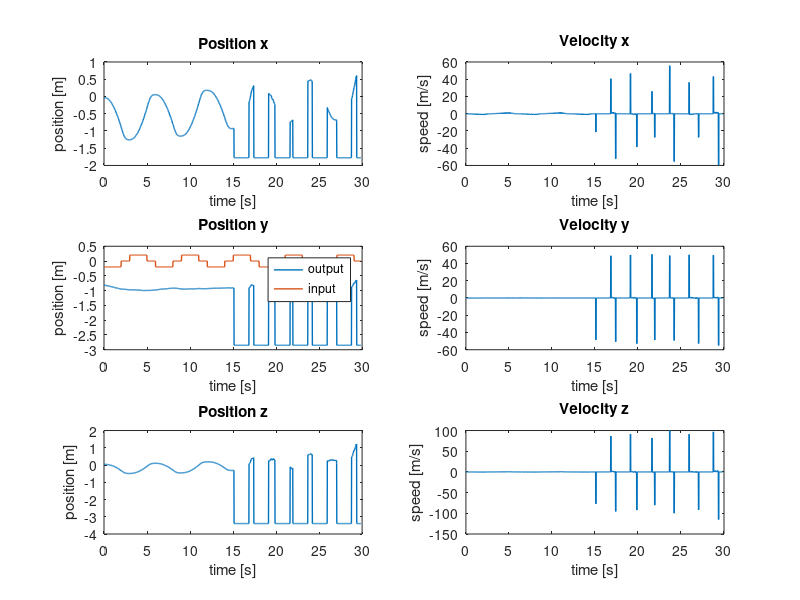
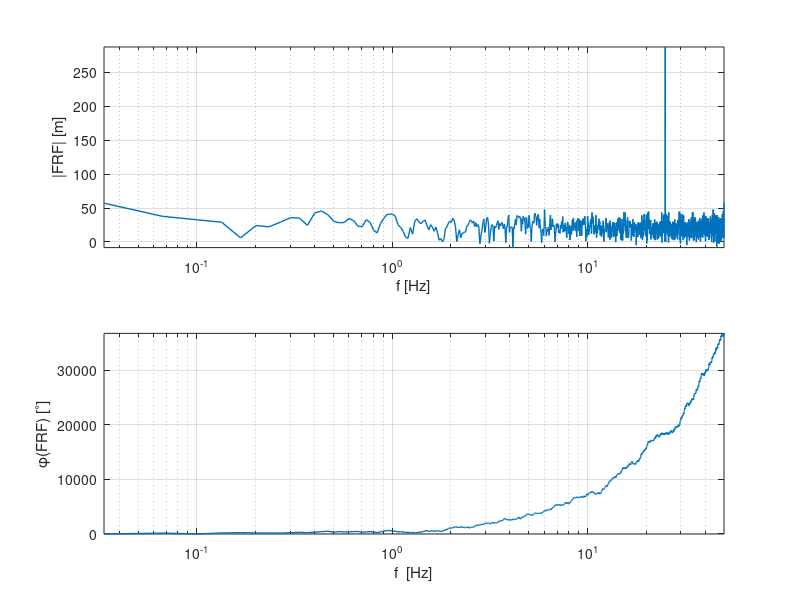
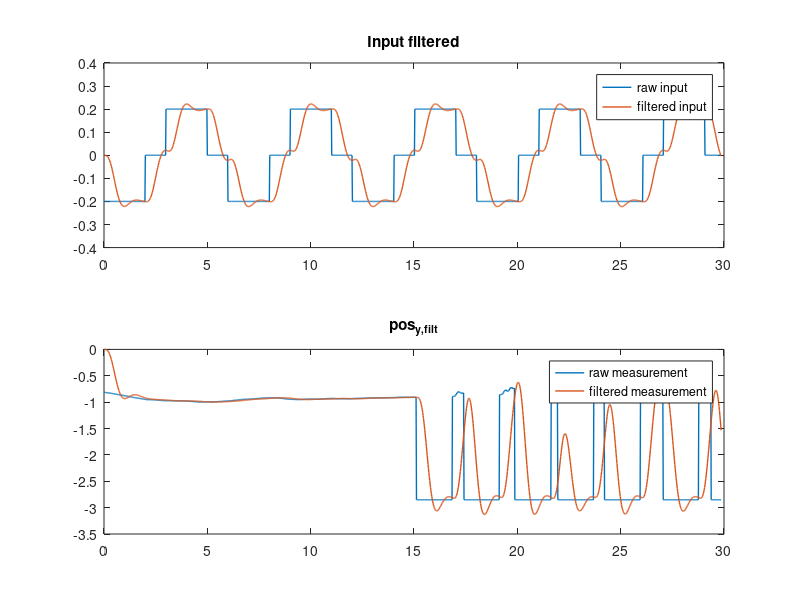
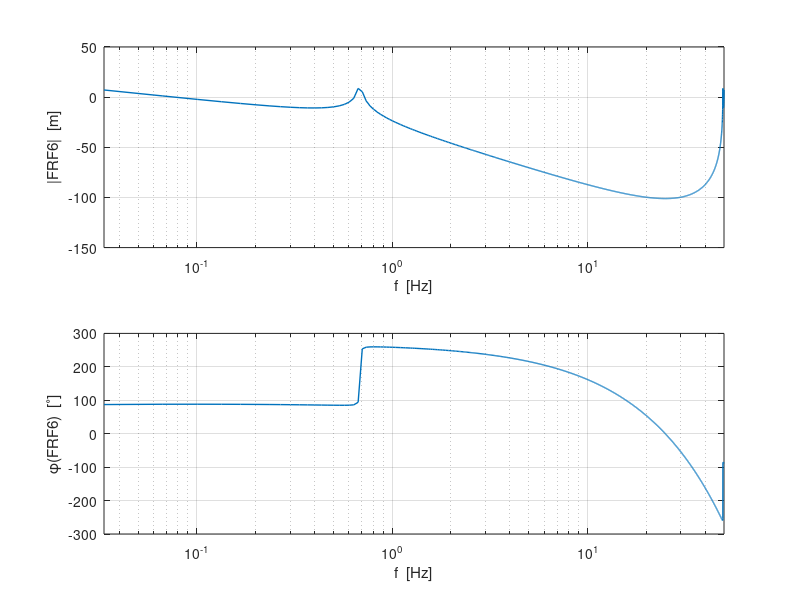

MATLAB code for these plots, in order:
%%% Parameter estimation %%%
% zie ook 'test.m' !
clear all
close all

%% Load data from .mat-file

load angle_identification_y


%% Extract some signals from the data

set(0, 'DefaultLineLineWidth', 1);


% Cutoff useful data
% first_index = find(input~=0, 1);
input = input(1:end-10)';
output_x = output_x(1:end-10)';
output_y = output_y(1:end-10)';
output_z = output_z(1:end-10)';

% Sample time
dt = 0.02;
time = (0:dt:(length(input)-1)*dt)';

% Differentiation of x-, y-, z-position
% dt = sample time (gradient assumes timestep 1)
velocity_x = gradient(output_x)/dt;
velocity_y = gradient(output_y)/dt;
velocity_z = gradient(output_z)/dt;

% Do some plotting of the measurement data.
figure('Name','Measurement Data')
subplot(321), plot(time, output_x), title('Position x'), xlabel('time [s]'), ylabel('position [m]')
subplot(322), plot(time, velocity_x), title('Velocity x'), xlabel('time [s]'), ylabel('speed [m/s]')

subplot(323), plot(time, output_y, time, input), title('Position y'), xlabel('time [s]'), ylabel('position [m]'), legend('output','input')
subplot(324), plot(time, velocity_y), title('Velocity y'), xlabel('time [s]'), ylabel('speed [m/s]')

subplot(325), plot(time, output_z), title('Position z'), xlabel('time [s]'), ylabel('position [m]')
subplot(326), plot(time, velocity_z), title('Velocity z'), xlabel('time [s]'), ylabel('speed [m/s]')


%% Frequency domain - Empirical Transfer Function
Ts = dt;
fs = 1/dt;
N = length(velocity_x);
t = [0:N-1]'*Ts;
N = numel(input);
f = [0:N-1]'*(fs/N);

input_f = fft(input);
output_y_f = fft(output_x);
velocity_x_f = fft(velocity_x);

FRF = output_y_f./input_f;

figure('Name', 'Empirical transfer function freq response'),subplot(2,1,1),semilogx(f, 20*log10(abs(FRF)), 'LineWidth', 1)
axis tight
grid on
xlabel('f [Hz]')
xlim([f(1) f(end)])
ylabel('|FRF| [m]')
subplot(2,1,2),semilogx(f, 180/pi*unwrap(angle(FRF)), 'LineWidth', 1)
grid on
axis tight
xlabel('f  [Hz]')
ylabel('\phi(FRF) [^\circ]')
xlim([f(1) f(end)])


%% Choose a cutoff frequency for Butterworth filtering
f0 = 0.3; % crossover frequency
fc = 3*f0; % cutoff frequency
fcn = fc/(fs/2); % normalized cutoff frequency


%% ---------------------
% %   SECOND ORDER FITTING 
% %  ---------------------
% 
% %% Filtering of the in- and output data using Butterworth filter
% [B, A] = butter(3, fcn); % order must be higher than order of system, 
%                             % adjust cut-off frquency to be higher than 
%                             % highest eigenfrequency of the system
%                              
% % input filtering                           
% input_filt = filter(B, A, input);
% % output filtering
% output_y_filt = filter(B, A, output_y);
% 
% figure('Name','3d order Butt. filtered Input & Measurement')
% subplot(211),plot(t,input,t,input_filt),title('Input filtered')
% legend('raw input', 'filtered input')
% subplot(212),plot(time, output_y, time, output_y_filt),title('pos_{y,filt}')
% legend('raw measurement', 'filtered measurement')
% 
% 
% % Least squares solution for approximation of the parameters in the system
% %% Without filtering
% % --- PROPER [order(N) = order(D)]
% %
% %           Y(z)    b2*z^2 + b1*z + b0
% %   G(z) = ----- = --------------------
% %           U(z)     z^2 + a1*z + a0
% %
% % y[k] = -a1*y[k-1]-a0*y[k-2]+b2*u[k]+b1*u[k-1]+b0*u[k-2]
% %
% % theta = [a1 a0 b2 b1 b0]
% 
% y1 = output_y(3:end);
% Phi1 = [-output_y(2:end-1), -output_y(1:end-2), input(3:end), input(2:end-1), input(1:end-2)];
% theta1 = Phi1\y1;
% 
% B1 = [theta1(3), theta1(4), theta1(5)];
% A1 = [1, theta1(1) theta1(2)];
% 
% sys_d1 = tf(B1, A1, Ts);
% 
% FRF1 = squeeze(freqresp(sys_d1,2*pi*f));
% 
% figure('Name','2nd order, no filter, proper - Freq. resp.'), subplot(211)
% semilogx(f, 20*log10(abs(FRF1)))
% grid on
% xlim([f(1) f(end)])
% xlabel('f  [Hz]')
% ylabel('|FRF1|  [m]')
% subplot(212),semilogx(f, 180/pi*unwrap(angle(FRF1)))
% grid on
% xlim([f(1) f(end)])
% xlabel('f  [Hz]')
% ylabel('\phi(FRF1)  [^\circ]')
% 
% x1 = lsim(sys_d1,input,t);
% 
% figure('Name','2nd order, no filter, proper - Simulation')
% subplot(211)
% hold on
% plot(t, output_y,'g')
% plot(t, x1)
% title('2nd order, no filter, proper - Simulation VS Measurement')
% legend('pos_{y,meas}','pos_{y,sim}')
% xlabel('Time [s]')
% ylabel('Displacement [m]')
% axis tight
% subplot(212)
% plot(t,output_y - x1)
% title('Difference between simulation and measurement')
% legend('pos_{y,meas}-pos_{y,sim}')
% xlabel('Time [s]')
% ylabel('Displacement [m]')
% axis tight
% 
% figure('Name','2nd order, no filter, proper - Pole Zero Map'),pzmap(sys_d1)
% 
% 
% %% With Butterworth filtering of in and output
% % --- PROPER [order(N) = order(D)]
% %
% %           Y(z)    b2*z^2 + b1*z + b0
% %   G(z) = ----- = --------------------
% %           U(z)     z^2 + a1*z + a0
% %
% % y[k] = -a1*y[k-1]-a0*y[k-2]+b2*u[k]+b1*u[k-1]+b0*u[k-2]
% %
% % theta = [a1 a0 b2 b1 b0]
% 
% y2 = output_y_filt(3:end);
% Phi2 = [-output_y_filt(2:end-1), -output_y_filt(1:end-2), input_filt(3:end), input_filt(2:end-1), input_filt(1:end-2)];
% theta2 = Phi2\y2;
% 
% B2 = [theta2(3),theta2(4),theta2(5)];
% A2 = [1, theta2(1) theta2(2)];
% 
% sys_d2 = tf(B2, A2, Ts);
% 
% FRF2 = squeeze(freqresp(sys_d2,2*pi*f));
% 
% figure('Name','2nd order, filtered, proper - Freq. resp.'),subplot(2,1,1),semilogx(f, 20*log10(abs(FRF2)))
% grid on 
% xlim([f(1) f(end)])
% xlabel('f  [Hz]')
% ylabel('|FRF2|  [m]')
% axis tight
% subplot(2,1,2)
% semilogx(f, 180/pi*unwrap(angle(FRF2)))
% grid on
% xlim([f(1) f(end)])
% xlabel('f  [Hz]')
% ylabel('\phi(FRF2)  [^\circ]')
% 
% x2 = lsim(sys_d2,input,t);
% 
% figure('Name','2nd order, filtered, proper - Simulation')
% subplot(211)
% hold on
% plot(t, output_y,'g')
% plot(t, output_y_filt)
% plot(t,x2)
% legend('pos_{y,meas}', 'pos_{y,filt}', 'pos_{y,sim}')
% title('2nd order, filtered, proper - Simulation VS Measurement')
% xlabel('Time [s]')
% axis tight
% ylabel('output [m/s]')
% subplot(212)
% plot(t,output_y - x2)
% title('Difference between simulation and measurement')
% legend('pos_{y,meas}-pos_{y,sim}')
% xlabel('Time [s]')
% ylabel('output [m/s]')
% axis tight
% 
% figure('Name','2nd order, filtered, proper - Pole Zero Map'),pzmap(sys_d2)
% 



%% ---------------------
%   THIRD ORDER FITTING 
%  ---------------------

%% Filtering of the in- and output data using Butterworth filter
[B, A] = butter(4, fcn); % order must be higher than order of system, 
                            % adjust cut-off frquency to be higher than 
                            % highest eigenfrequency of the system
                             
% input filtering                           
input_filt = filter(B, A, input);
% output filtering
output_y_filt = filter(B, A, output_y);

figure('Name','4th order Butt. filtered Input & Measurement')
subplot(211),plot(t,input,t,input_filt),title('Input filtered')
legend('raw input', 'filtered input')
subplot(212),plot(time, output_y, time, output_y_filt),title('pos_{y,filt}')
legend('raw measurement', 'filtered measurement')


% Least squares solution for approximation of the parameters in the system
%% Without filtering
% % --- PROPER [order(N) = order(D)]
% %
% %           Y(z)    b3*z^3 + b2*z^2 + b1*z + b0
% %   G(z) = ----- = -----------------------------
% %           U(z)     z^3 + a2*z^2 + a1*z + a0
% %
% % y[k] =
% % -a2*y[k-1]-a1*y[k-2]-a0*y[k-3]+b3*u[k]+b2*u[k-1]+b1*u[k-2]+b0*u[k-3]
% %
% % theta = [a2 a1 a0 b3 b2 b1 b0]
% 
% y3 = output_y(4:end);
% Phi3 = [-output_y(3:end-1), -output_y(2:end-2), -output_y(1:end-3), input(4:end), input(3:end-1), input(2:end-2), input(1:end-3)];
% theta3 = Phi3\y3;
% 
% B3 = [theta3(4), theta3(5), theta3(6), theta3(7)];
% A3 = [1, theta3(1) theta3(2) theta3(3)];
% 
% sys_d3 = tf(B3, A3, Ts);
% 
% FRF3 = squeeze(freqresp(sys_d3,2*pi*f));
% 
% figure('Name','3d order, no filter, proper -  Freq. Resp.'), subplot(211)
% semilogx(f, 20*log10(abs(FRF3)))
% grid on
% xlim([f(1) f(end)])
% xlabel('f  [Hz]')
% ylabel('|FRF3|  [m]')
% subplot(212),semilogx(f, 180/pi*unwrap(angle(FRF3)))
% grid on
% xlim([f(1) f(end)])
% xlabel('f  [Hz]')
% ylabel('\phi(FRF3)  [^\circ]')
% 
% x3 = lsim(sys_d3,input,t);
% 
% figure('Name','3d order, no filter, proper - Simulation')
% subplot(211)
% hold on
% plot(t, output_y,'g')
% plot(t, x3)
% title('3d order, no filter, proper - Simulation VS Measurement')
% legend('pos_{y,meas}','pos_{y,sim}')
% xlabel('Time [s]')
% ylabel('Displacement [m]')
% axis tight
% subplot(212)
% plot(t,output_y - x3)
% title('Difference between simulation and measurement')
% legend('pos_{y,meas}-pos_{y,sim}')
% xlabel('Time [s]')
% ylabel('Displacement [m]')
% axis tight
% 
% figure('Name','3d order, no filter, proper - Pole Zero Map'),pzmap(sys_d3)
% 
% 
% %% With Butterworth filtering of in- and output.
% % --- PROPER [order(N) = order(D)]
% %
% %           Y(z)    b3*z^3 + b2*z^2 + b1*z + b0
% %   G(z) = ----- = -----------------------------
% %           U(z)     z^3 + a2*z^2 + a1*z + a0
% %
% % y[k] =
% % -a2*y[k-1]-a1*y[k-2]-a0*y[k-3]+b3*u[k]+b2*u[k-1]+b1*u[k-2]+b0*u[k-3]
% %
% % theta = [a2 a1 a0 b3 b2 b1 b0]
% 
% y4 = output_y_filt(4:end);
% Phi4 = [-output_y_filt(3:end-1), -output_y_filt(2:end-2), -output_y_filt(1:end-3), input_filt(4:end), input_filt(3:end-1), input_filt(2:end-2), input_filt(1:end-3)];
% theta4 = Phi4\y4;
% 
% B4 = [theta4(4), theta4(5), theta4(6), theta4(7)];
% A4 = [1, theta4(1) theta4(2) theta4(3)];
% 
% sys_d4 = tf(B4, A4, Ts);
% 
% FRF4 = squeeze(freqresp(sys_d4,2*pi*f));
% 
% figure('Name','3d order, filtered, proper - Freq. Resp.'), subplot(211)
% semilogx(f, 20*log10(abs(FRF4)))
% grid on
% xlim([f(1) f(end)])
% xlabel('f  [Hz]')
% ylabel('|FRF4|  [m]')
% subplot(212),semilogx(f, 180/pi*unwrap(angle(FRF4)))
% grid on
% xlim([f(1) f(end)])
% xlabel('f  [Hz]')
% ylabel('\phi(FRF4)  [^\circ]')
% 
% x4 = lsim(sys_d4,input,t);
% 
% figure('Name','3d order, filtered, proper - Simulation')
% subplot(211)
% hold on
% plot(t, output_y_filt,'g')
% plot(t, x4)
% title('3d order, filtered, proper - Simulation VS Measurement')
% legend('pos_{y,meas}','pos_{y,sim}')
% xlabel('Time [s]')
% ylabel('Displacement [m]')
% axis tight
% subplot(212)
% plot(t,output_y_filt - x4)
% title('Difference between simulation and measurement')
% legend('pos_{y,meas}-pos_{y,sim}')
% xlabel('Time [s]')
% ylabel('Displacement [m]')
% axis tight
% 
% figure('Name','3d order, filtered, proper - Pole Zero Map'),pzmap(sys_d4)
% 
% %% Without filtering
% % --- STRICTLY PROPER [order(N) < order(D)]
% %
% %           Y(z)       b2*z^2 + b1*z + b0
% %   G(z) = ----- = --------------------------
% %           U(z)    z^3 + a2*z^2 + a1*z + a0
% %
% % y[k] = -a2*y[k-1]-a1*y[k-2]-a0*y[k-3]+b2*u[k-1]+b1*u[k-2]+b0*u[k-3]
% %
% % theta = [a2 a1 a0 b2 b1 b0]
% 
% y5 = output_y(4:end);
% Phi5 = [-output_y(3:end-1), -output_y(2:end-2), -output_y(1:end-3), input(4:end), input(3:end-1), input(2:end-2), input(1:end-3)];
% theta5 = Phi5\y5;
% 
% B5 = [theta5(4), theta5(5), theta5(6)];
% A5 = [1, theta5(1) theta5(2) theta5(3)];
% 
% sys_d5 = tf(B5, A5, Ts);
% 
% FRF5 = squeeze(freqresp(sys_d5,2*pi*f));
% 
% figure('Name','3d order, no filter, strictly proper - Freq. Resp.'), subplot(211)
% semilogx(f, 20*log10(abs(FRF5)))
% grid on
% xlim([f(1) f(end)])
% xlabel('f  [Hz]')
% ylabel('|FRF5|  [m]')
% subplot(212),semilogx(f, 180/pi*unwrap(angle(FRF5)))
% grid on
% xlim([f(1) f(end)])
% xlabel('f  [Hz]')
% ylabel('\phi(FRF5)  [^\circ]')
% 
% x5 = lsim(sys_d5,input,t);
% 
% figure('Name','3d order, no filter, strictly proper - Simulation')
% subplot(211)
% hold on
% plot(t, output_y,'g')
% plot(t, x5)
% title('3d order, no filter, strictly proper - Simulation VS Measurement')
% legend('pos_{y,meas}','pos_{y,sim}')
% xlabel('Time [s]')
% ylabel('Displacement [m]')
% axis tight
% subplot(212)
% plot(t,output_y - x5)
% title('Difference between simulation and measurement')
% legend('pos_{y,meas}-pos_{y,sim}')
% xlabel('Time [s]')
% ylabel('Displacement [m]')
% axis tight
% 
% figure('Name','3d order, no filter, strictly proper - Pole Zero Map'),pzmap(sys_d5)
% 

%% With Butterworth filtering of in- and output.
% --- STRICTLY PROPER [order(N) < order(D)]
%
%           Y(z)       b2*z^2 + b1*z + b0
%   G(z) = ----- = --------------------------
%           U(z)    z^3 + a2*z^2 + a1*z + a0
%
% y[k] = -a2*y[k-1]-a1*y[k-2]-a0*y[k-3]]+b2*u[k-1]+b1*u[k-2]+b0*u[k-3]
%
% theta = [a2 a1 a0 b2 b1 b0]

y6 = output_y_filt(4:end);
% Phi6 = [-output_y_filt(3:end-1), -output_y_filt(2:end-2), -output_y_filt(1:end-3), input_filt(3:end-1), input_filt(2:end-2), input_filt(1:end-3)];
Phi6 = [-output_y_filt(3:end-1), -output_y_filt(2:end-2), -output_y_filt(1:end-3), input_filt(1:end-3)];
theta6 = Phi6\y6;

% B6 = [theta6(4), theta6(5), theta6(6)];
B6 = [theta6(4)];
A6 = [1, theta6(1) theta6(2) theta6(3)];

sys_d6 = tf(B6, A6, Ts);

FRF6 = squeeze(freqresp(sys_d6,2*pi*f));

figure('Name','3d order, filtered, strictly proper - Freq. Resp.'), subplot(211)
semilogx(f, 20*log10(abs(FRF6)))
grid on
xlim([f(1) f(end)])
xlabel('f  [Hz]')
ylabel('|FRF6|  [m]')
subplot(212),semilogx(f, 180/pi*unwrap(angle(FRF6)))
grid on
xlim([f(1) f(end)])
xlabel('f  [Hz]')
ylabel('\phi(FRF6)  [^\circ]')

x6 = lsim(sys_d6,input,t);

figure('Name','3d order, filtered, strictly proper - Simulation')
subplot(211)
hold on
plot(t, output_y_filt,'g')
plot(t, x6)
title('3d order, filtered, strictly proper - Simulation VS Measurement')
legend('pos_{y,meas}','pos_{y,sim}')
xlabel('Time [s]')
ylabel('Displacement [m]')
axis tight
subplot(212)
plot(t,output_y_filt - x6)
title('Difference between simulation and measurement')
legend('pos_{y,meas}-pos_{y,sim}')
xlabel('Time [s]')
ylabel('Displacement [m]')
axis tight

figure('Name','3d order, filtered, strictly proper - Pole Zero Map'),pzmap(sys_d6)


%% ---------------------
% %   FOURTH ORDER FITTING 
% %  ---------------------
% 
% %% Filtering of the in- and output data using Butterworth filter
% [B, A] = butter(5, fcn); % order must be higher than order of system, 
%                             % adjust cut-off frquency to be higher than 
%                             % highest eigenfrequency of the system
%                              
% % input filtering                           
% input_filt = filter(B, A, input);
% % output filtering
% output_y_filt = filter(B, A, output_y);
% 
% figure('Name','4th order Butt. filtered Input & Measurement')
% subplot(211),plot(t,input,t,input_filt),title('Input filtered')
% legend('raw input', 'filtered input')
% subplot(212),plot(time, output_y, time, output_y_filt),title('pos_{y,filt}')
% legend('raw measurement', 'filtered measurement')
% 
% 
% %% With Butterworth filtering of in- and output.
% % --- STRICTLY PROPER [order(N) < order(D)]
% %
% %           Y(z)       b3*z^3 + b2*z^2 + b1*z + b0
% %   G(z) = ----- = -----------------------------------
% %           U(z)    z^4 + a3*z^3 + a2*z^2 + a1*z + a0
% %
% % y[k] = -a3*y[k-1]-a2*y[k-2]-a1*y[k-3]-a0*y[k-4]+b3*u[k-1]+b2*u[k-2]+b1*u[k-3]+b1*u[k-4]
% %
% % theta = [a3 a2 a1 a0 b3 b2 b1 b0]
% 
% y7 = output_y_filt(5:end);
% Phi7 = [-output_y_filt(4:end-1), -output_y_filt(3:end-2), -output_y_filt(2:end-3), -output_y_filt(1:end-4), input_filt(4:end-1), input_filt(3:end-2), input_filt(2:end-3), input_filt(1:end-4)];
% theta7 = Phi7\y7;
% 
% B7 = [theta7(5), theta7(6), theta7(7), theta7(8)];
% A7 = [1, theta7(1) theta7(2) theta7(3) theta7(4)];
% 
% sys_d7 = tf(B7, A7, Ts);
% 
% FRF7 = squeeze(freqresp(sys_d7,2*pi*f));
% 
% figure('Name','4th order, filtered, strictly proper - Freq. Resp.'), subplot(211)
% semilogx(f, 20*log10(abs(FRF6)))
% grid on
% xlim([f(1) f(end)])
% xlabel('f  [Hz]')
% ylabel('|FRF7|  [m]')
% subplot(212),semilogx(f, 180/pi*unwrap(angle(FRF6)))
% grid on
% xlim([f(1) f(end)])
% xlabel('f  [Hz]')
% ylabel('\phi(FRF7)  [^\circ]')
% 
% x7 = lsim(sys_d7,input,t);
% 
% figure('Name','4th order, filtered, strictly proper - Simulation')
% subplot(211)
% hold on
% plot(t, output_y_filt,'g')
% plot(t, x7)
% title('4th order, filtered, strictly proper - Simulation VS Measurement')
% legend('pos_{y,meas}','pos_{y,sim}')
% xlabel('Time [s]')
% ylabel('Displacement [m]')
% axis tight
% subplot(212)
% plot(t,output_y_filt - x7)
% title('Difference between simulation and measurement')
% legend('pos_{y,meas}-pos_{y,sim}')
% xlabel('Time [s]')
% ylabel('Displacement [m]')
% axis tight
% 
% figure('Name','4th order, filtered, strictly proper - Pole Zero Map'),pzmap(sys_d7)
% 




%% ------------------
% %  Comparison of fits
% %  ------------------
% figure
% plot(t,[output_y ...
%         x3 x4 x5 x6 x7])
%         %x1 x2]) 
% legend('measurement',...
%        '3d - no filter - proper',...
%        '3d - filter - proper',...
%        '3d - no filter - strictly proper',...
%        '3d - filter - strictly proper',...
%        '4th - filter - strictly proper')
%      %'2nd - no filter - proper', ...
%      %'2nd - filter - proper')  % unstable!


     
%% Find crossover frequency of best fit
[error, index] = min(abs(20*log10(abs(FRF6(1:end-100)))));
f0 = f(index);

fprintf('f0y: %d \n', f0)


%% continuous time transfer function
sys_c6 = d2c(sys_d6,'matched')


%% Save result
% save('YSignals_50Hz','input','output_y','x6')
